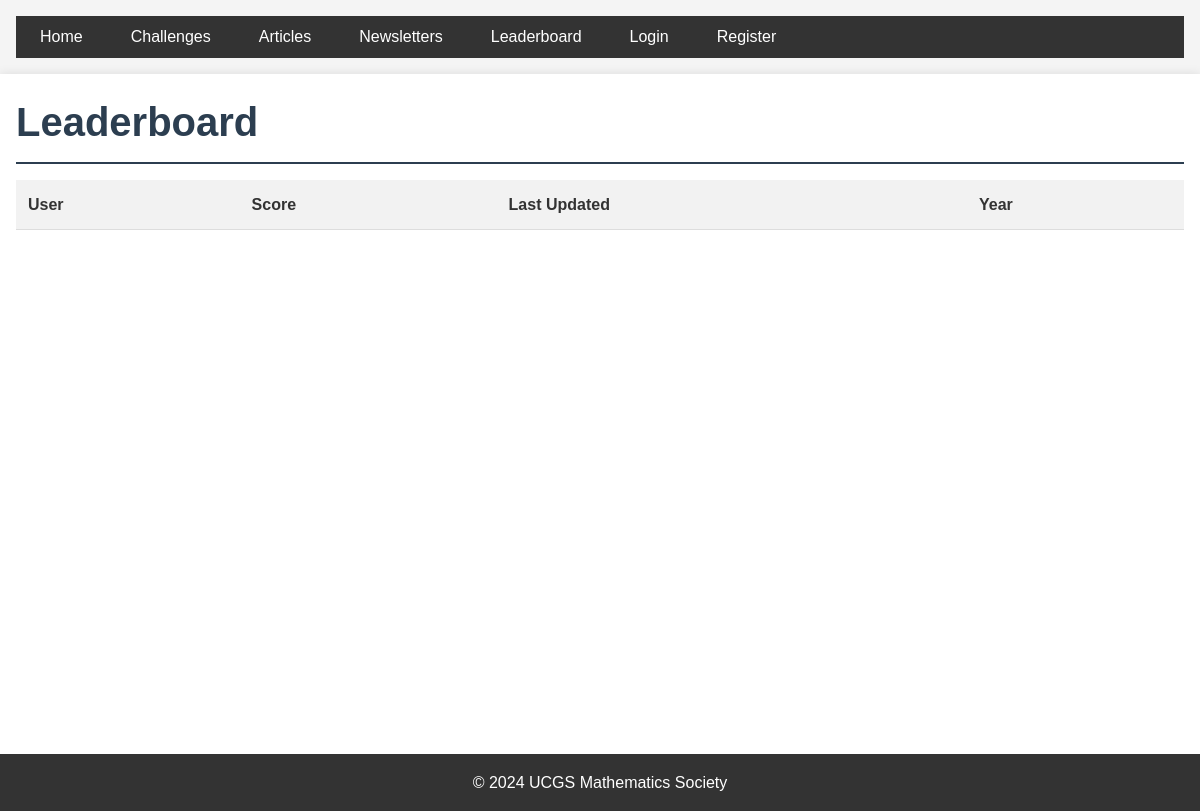
The page /leaderboard on the database as committed earlier.
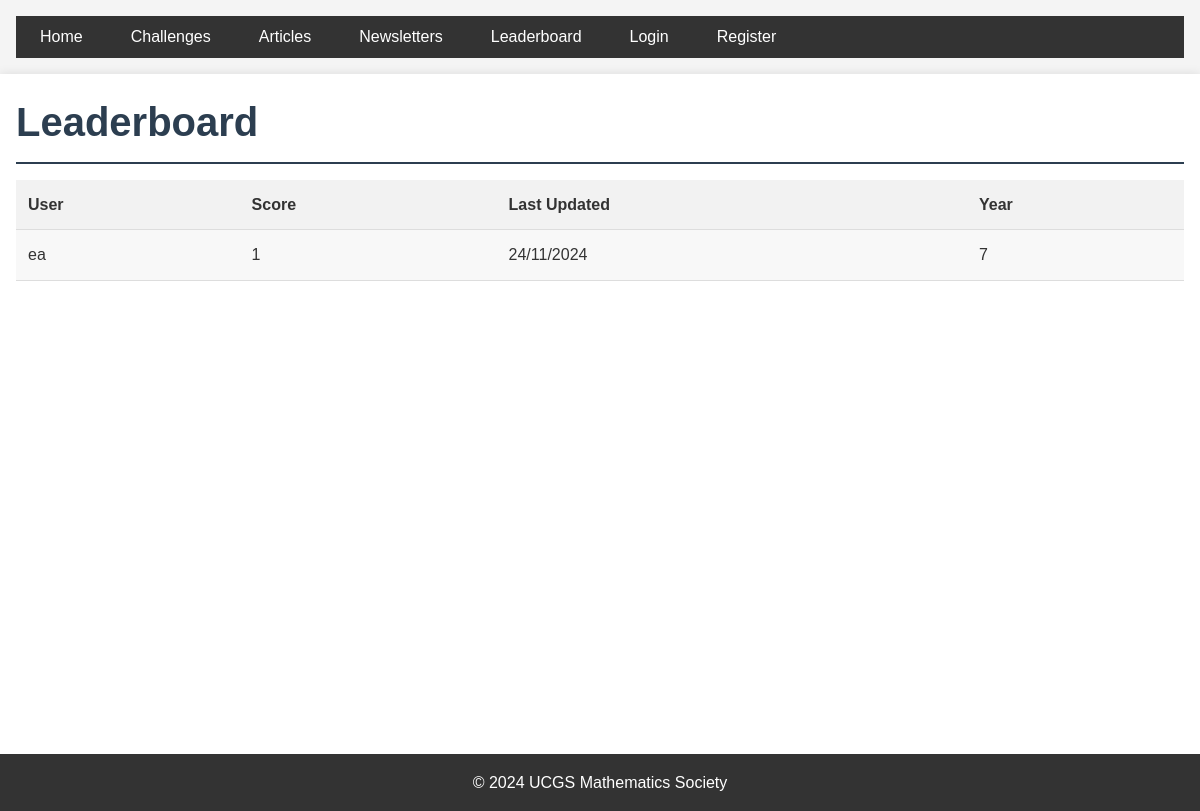
The same page on the database as committed later.
### app/models.py (models this page shows, shortened)
class LeaderboardEntry(db.Model):
    id = db.Column(db.Integer, primary_key=True)
    user_id = db.Column(db.Integer, db.ForeignKey('user.id'), nullable=False)
    score = db.Column(db.Integer, default=0)
    last_updated = db.Column(db.DateTime, nullable=False, default=datetime.utcnow)
    user = db.relationship('User', backref='leaderboard_entries')

class User(UserMixin, db.Model):
    id = db.Column(db.Integer, primary_key=True)
    username = db.Column(db.String(64), index=True, unique=True)
    year = db.Column(db.Integer)
    password_hash = db.Column(db.String(128))
    is_admin = db.Column(db.Boolean, default=False)
    key_stage = db.Column(db.String(3), nullable=False)
    submissions = db.relationship('AnswerSubmission', backref='user', lazy=True,
                                cascade='all, delete-orphan')
    articles = db.relationship('Article', backref='author', lazy='dynamic',
                             cascade='all, delete-orphan')

### app/main/routes.py (the view)
@bp.route('/leaderboard')
def leaderboard():
    entries = LeaderboardEntry.query.order_by(LeaderboardEntry.score.desc()).limit(10).all()
    return render_template('main/leaderboard.html', title='Leaderboard', entries=entries)

### app/templates/main/leaderboard.html
{% extends "base.html" %}
{% block content %}
<h1>Leaderboard</h1>
    <table>
        <tr>
            <th>User</th>
            <th>Score</th>
            <th>Last Updated</th>
            <th>Year</th>
        </tr>
        {% for entry in entries %}
        <tr>
            <td>{{ entry.user.username }}</td>
            <td>{{ entry.score }}</td>
            <td>{{ entry.last_updated.strftime('%d/%m/%Y') }}</td>
            <td>{{ entry.user.year }}</td>
        </tr>
        {% endfor %}
    </table>
{% endblock %}

### app/templates/base.html (shortened to what this page needs)
<!DOCTYPE html>
<html lang="en">
<head>
    <link rel="stylesheet" href="{{ url_for('static', filename='css/main.css') }}">
    <link rel="stylesheet" href="https://cdnjs.cloudflare.com/ajax/libs/mathquill/0.10.1/mathquill.min.css">
</head>
<body>
    <header>
        <nav>
            <ul>
                <li><a href="{{ url_for('main.index') }}">Home</a></li>
                <li><a href="{{ url_for('main.challenges') }}">Challenges</a></li>
                <li><a href="{{ url_for('main.articles') }}">Articles</a></li>
                <li><a href="{{ url_for('main.newsletters') }}">Newsletters</a></li>
                <li><a href="{{ url_for('main.leaderboard') }}">Leaderboard</a></li>
                {% if current_user.is_anonymous %}
                    <li><a href="{{ url_for('auth.login') }}">Login</a></li>
                    <li><a href="{{ url_for('auth.register') }}">Register</a></li>
                {% else %}
                    {% if current_user.is_admin %}
                        <li><a href="{{ url_for('admin.admin_index') }}">Admin</a></li>
                    {% endif %}
                    <li><a href="{{ url_for('profile.profile') }}">Profile</a></li>
                    <li><a href="{{ url_for('auth.logout') }}">Logout</a></li>
                {% endif %}
            </ul>
        </nav>
    </header>
    <main>
        {% block content %}{% endblock %}
    </main>
    <footer>
        <p>&copy; 2024 UCGS Mathematics Society</p>
    </footer>
</body>
</html>

### app/static/css/main.css (style rules this page uses)
* { margin: 0; padding: 0; box-sizing: border-box; }
body { font-family: Arial, sans-serif; line-height: 1.6; color: #333; background-color: #f4f4f4; }
header, main, footer { padding: 1rem; }
main { max-width: 1200px; margin: 0 auto; background-color: #fff; box-shadow: 0 0 10px rgba(0, 0, 0, 0.1); min-height: calc(100vh - 120px); }
h1, h2, h3 { margin-bottom: 1rem; color: #2c3e50; }
h1 { font-size: 2.5rem; border-bottom: 2px solid #2c3e50; padding-bottom: 0.5rem; }
nav ul { list-style-type: none; display: flex; background-color: #333; padding: 0.5rem; }
nav ul li { margin-right: 1rem; }
nav ul li a { color: #fff; text-decoration: none; padding: 0.5rem 1rem; border-radius: 4px; transition: background-color 0.3s; }
a { color: #3498db; text-decoration: none; }
table { width: 100%; border-collapse: collapse; margin-bottom: 1rem; }
th, td { padding: 0.75rem; text-align: left; border-bottom: 1px solid #ddd; }
th { background-color: #f2f2f2; font-weight: bold; }
tr:nth-child(even) { background-color: #f8f8f8; }
footer { text-align: center; padding: 1rem; background-color: #333; color: #fff; }

Rows that differ between the two databases and show on the page:
added LeaderboardEntry: user.username "ea", score "1", last_updated "24/11/2024", user.year "7"
